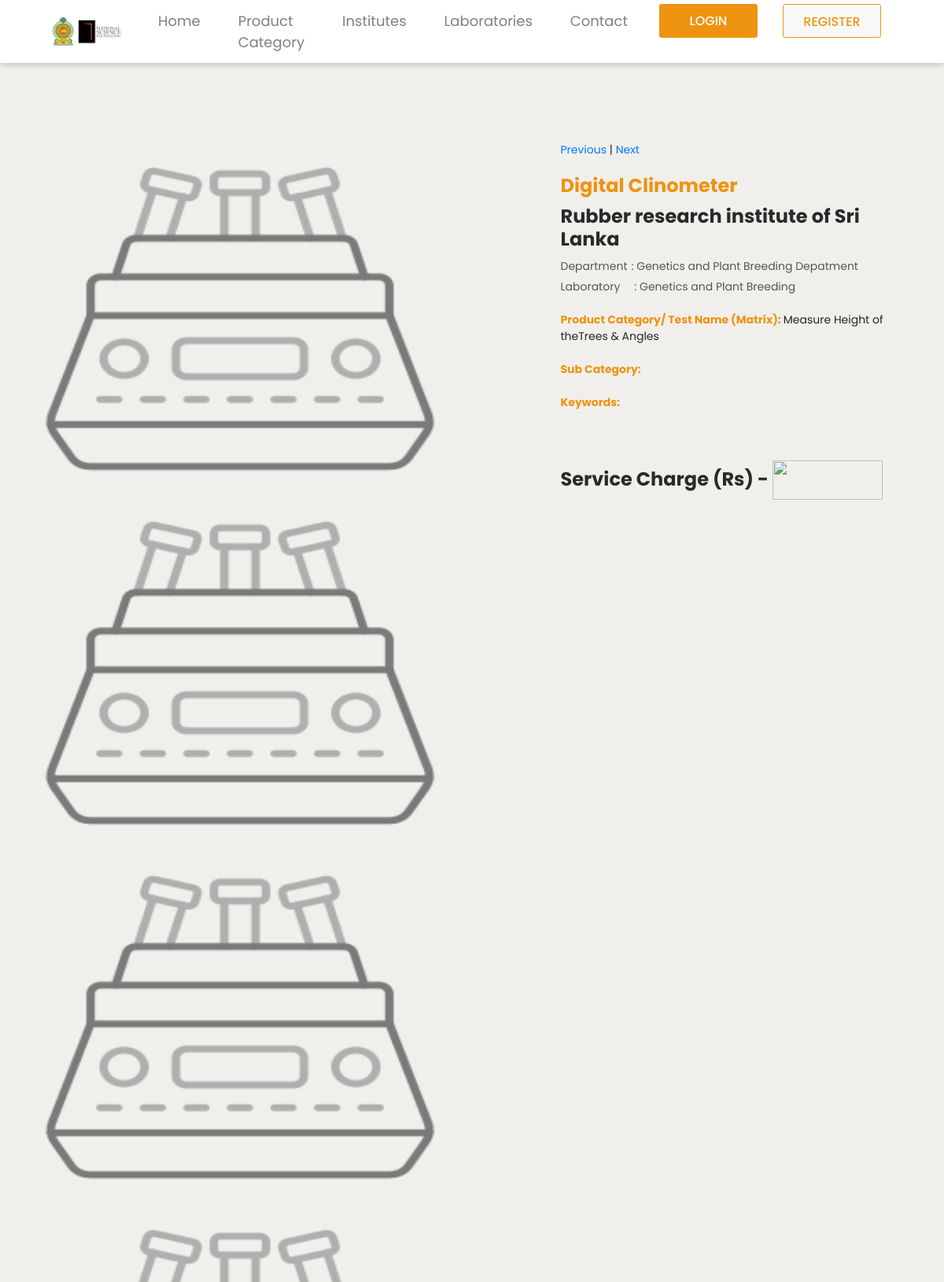
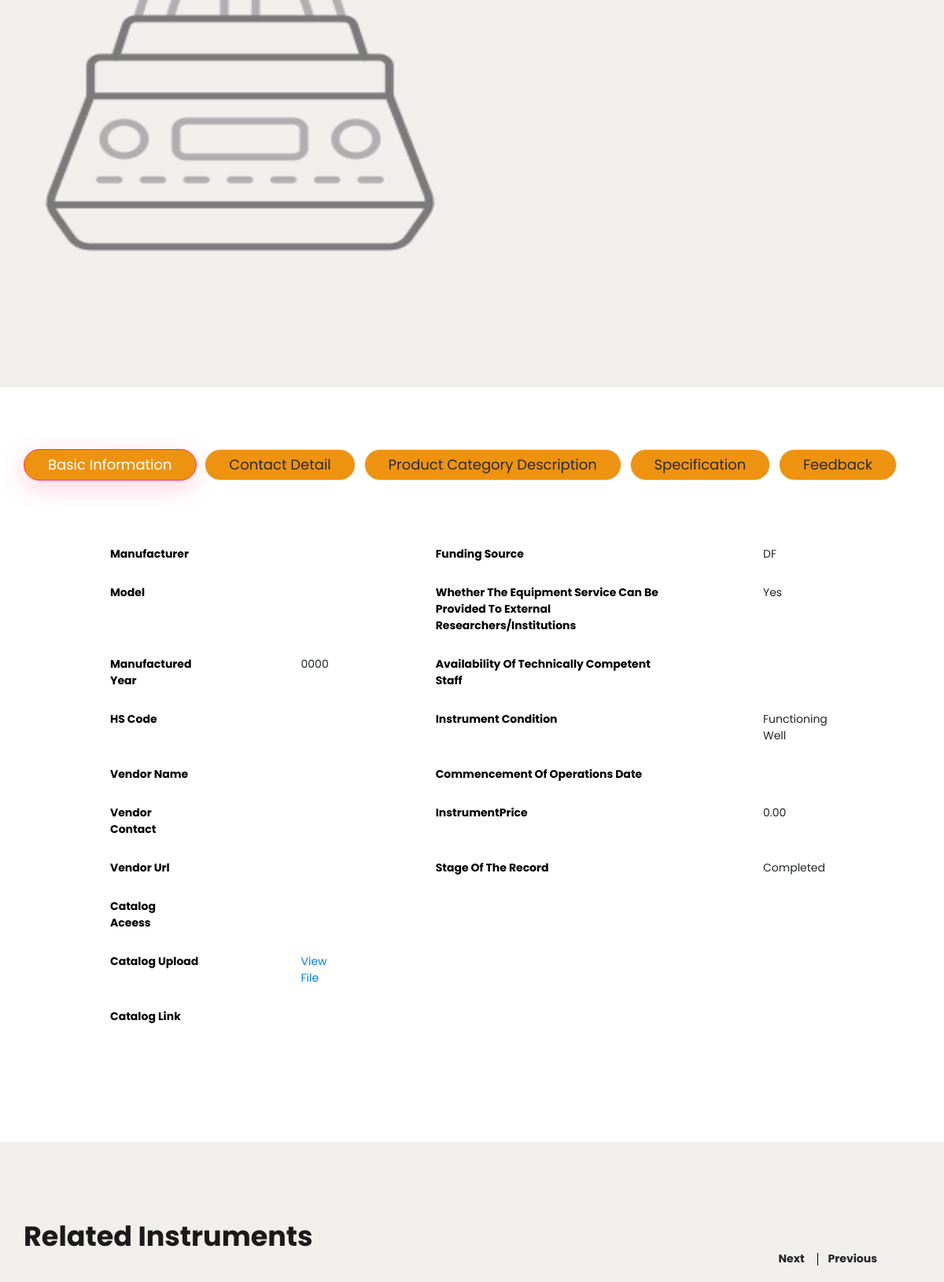
Screenshot of /instrumentView/1625 (upper part) with the database file from the repository (2 pictures, top to bottom).
### tables this page shows
CREATE TABLE `instrument` (
  `instrument_id` int NOT NULL AUTO_INCREMENT,
  `instrument_name` varchar(200) DEFAULT NULL,
  `institute_id` int DEFAULT NULL,
  `faculty_id` int unsigned DEFAULT NULL,
  `department_id` int DEFAULT NULL,
  `laboratory_id` int unsigned DEFAULT NULL,
  `instrument_type_id` int unsigned DEFAULT '0',
  `condition_id` int DEFAULT NULL,
  `manufacturer` varchar(500) DEFAULT NULL,
  `model` varchar(500) DEFAULT NULL,
  `year_of_manufacture` year DEFAULT NULL,
  `accessories` longtext,
  `inst_description` longtext,
  `catalog_link` varchar(400) DEFAULT NULL,
  `catalog_upload` varchar(200) DEFAULT NULL,
  `catalog_access` varchar(400) DEFAULT NULL,
  `price` decimal(10,2) DEFAULT NULL,
  `service_charge` decimal(20,2) DEFAULT NULL,
  `vendor_name` varchar(200) DEFAULT NULL,
  `vendor_contact` varchar(200) DEFAULT NULL,
  `vendor_url` varchar(200) DEFAULT NULL,
  `no_of_samples_per_cycle` int DEFAULT NULL,
  `no_of_samples_per_day` int DEFAULT NULL,
  `total_usage_hour_per_day` int DEFAULT NULL,
  `specification` longtext,
  `availabiltiy_of_staff` varchar(250) DEFAULT NULL,
  `external_researchers` tinyint(1) DEFAULT '0',
  `funding_source` varchar(200) DEFAULT NULL,
  `date_commencement_operation` varchar(20) DEFAULT NULL,
  `record_status` tinyint(1) DEFAULT '0',
  `contact_person_name` varchar(200) DEFAULT NULL,
  `contact_person_email` varchar(100) DEFAULT NULL,
  `contact_person_phone_number` varchar(10) DEFAULT NULL,
  `contact_person_mobile_number` varchar(10) DEFAULT NULL,
  `inst_keywords` text,
  `p_categories` text,
  `image_upload1` varchar(600) DEFAULT NULL,
  `image_upload2` varchar(600) DEFAULT NULL,
  `image_upload3` varchar(600) DEFAULT NULL,
  `image_upload4` varchar(600) DEFAULT NULL,
  `isDeleted` tinyint NOT NULL DEFAULT '0',
  `created_user_id` int unsigned DEFAULT NULL,
  `created_date_time` datetime DEFAULT NULL,
  `updated_user_id` int unsigned DEFAULT NULL,
  `updated_date_time` datetime DEFAULT NULL,
  `deletedBy` int DEFAULT NULL,
  `deleted_date_time` datetime DEFAULT NULL,
  `record_endDtm` datetime DEFAULT NULL,
  PRIMARY KEY (`instrument_id`),
  FULLTEXT KEY `name_of_index_instrument_name` (`instrument_name`),
  FULLTEXT KEY `name_of_index_inst_keywords` (`inst_keywords`)
);

CREATE TABLE `institutes` (
  `institute_id` int NOT NULL AUTO_INCREMENT,
  `name` varchar(200) DEFAULT NULL,
  `inst_coordinator` varchar(800) DEFAULT NULL,
  `latitude` varchar(100) NOT NULL DEFAULT '6.975669430511738',
  `longitude` varchar(100) NOT NULL DEFAULT '79.91556412524763',
  `address` varchar(200) DEFAULT NULL,
  `phone_number` varchar(10) DEFAULT NULL,
  `email` varchar(100) DEFAULT NULL,
  `description` longtext,
  `ministry` varchar(200) DEFAULT NULL,
  `created_user_id` int unsigned DEFAULT NULL,
  `updated_user_id` int unsigned DEFAULT NULL,
  `created_date_time` datetime DEFAULT NULL,
  `updated_date_time` datetime DEFAULT NULL,
  `isDeleted` tinyint NOT NULL DEFAULT '0',
  `deletedBy` int DEFAULT NULL,
  `deleted_date_time` datetime DEFAULT NULL,
  PRIMARY KEY (`institute_id`),
  FULLTEXT KEY `name_of_index_institute_name` (`name`)
);

CREATE TABLE `departments` (
  `department_id` int NOT NULL AUTO_INCREMENT,
  `institute_id` int unsigned DEFAULT NULL,
  `faculty_id` int unsigned DEFAULT NULL,
  `department_name` varchar(100) DEFAULT NULL,
  `address` varchar(200) DEFAULT NULL,
  `phone_number` varchar(10) DEFAULT NULL,
  `email` varchar(100) DEFAULT NULL,
  `abbreviation` varchar(200) DEFAULT NULL,
  `created_user_id` int unsigned DEFAULT NULL,
  `updated_user_id` int unsigned DEFAULT NULL,
  `created_date_time` datetime DEFAULT NULL,
  `updated_date_time` datetime DEFAULT NULL,
  `isDeleted` tinyint NOT NULL DEFAULT '0',
  `deletedBy` varchar(10) DEFAULT NULL,
  `deleted_date_time` datetime DEFAULT NULL,
  PRIMARY KEY (`department_id`)
);

CREATE TABLE `laboratories` (
  `laboratory_id` int NOT NULL AUTO_INCREMENT,
  `department_id` int unsigned DEFAULT NULL,
  `faculty_id` int unsigned DEFAULT NULL,
  `institute_id` int unsigned DEFAULT NULL,
  `laboratory_name` varchar(100) DEFAULT NULL,
  `latitude` varchar(100) DEFAULT NULL,
  `longitude` varchar(100) DEFAULT NULL,
  `laboratory_address` varchar(400) DEFAULT NULL,
  `phone_number` varchar(10) DEFAULT NULL,
  `email` varchar(100) DEFAULT NULL,
  `description` longtext,
  `accreditation_status` varchar(10) DEFAULT NULL,
  `accreditation_type` varchar(100) DEFAULT NULL,
  `accreditation_certificate` varchar(200) DEFAULT NULL,
  `accreditation_scope` varchar(200) DEFAULT NULL,
  `created_user_id` int unsigned DEFAULT NULL,
  `updated_user_id` int unsigned DEFAULT NULL,
  `created_date_time` datetime DEFAULT NULL,
  `updated_date_time` datetime DEFAULT NULL,
  `isDeleted` tinyint NOT NULL DEFAULT '0',
  `deletedBy` varchar(10) DEFAULT NULL,
  `deleted_date_time` datetime DEFAULT NULL,
  PRIMARY KEY (`laboratory_id`)
);

CREATE TABLE `instrument_types` (
  `instrument_type_id` int NOT NULL AUTO_INCREMENT,
  `instrument_type` varchar(1024) DEFAULT NULL,
  `parameters` varchar(1000) DEFAULT NULL,
  `description` varchar(2048) DEFAULT NULL,
  `keywords` text,
  `relevant_instruments` longtext,
  `isDeleted` tinyint NOT NULL DEFAULT '0',
  `created_user_id` int unsigned DEFAULT NULL,
  `updated_user_id` int unsigned DEFAULT NULL,
  `created_date_time` datetime DEFAULT NULL,
  `updated_date_time` datetime DEFAULT NULL,
  `institute_id` int DEFAULT NULL,
  `faculty_id` int unsigned NOT NULL DEFAULT '0',
  `deletedBy` int NOT NULL DEFAULT '0',
  `deleted_date_time` datetime DEFAULT NULL,
  PRIMARY KEY (`instrument_type_id`),
  FULLTEXT KEY `name_of_index_parameters` (`parameters`),
  FULLTEXT KEY `name_of_index_instrument_type` (`instrument_type`),
  FULLTEXT KEY `name_of_index_sub_categories` (`keywords`)
);

CREATE TABLE `instrument_condition` (
  `condition_id` int NOT NULL AUTO_INCREMENT,
  `instrument_condition` varchar(50) NOT NULL,
  PRIMARY KEY (`condition_id`)
);

### application/views/instrumentView.php (the view, shortened to what the rows shown need)
<!DOCTYPE html>
<html lang="en">
  <head>
  <link rel="stylesheet" href="<?=base_url(); ?>layout/css/bootstrap.min.css">
  <link rel="stylesheet" href="<?=base_url(); ?>layout/css/animate.css">
  <link rel="stylesheet" href="<?=base_url(); ?>layout/css/owl.carousel.min.css">
  <link rel="stylesheet" href="<?=base_url(); ?>layout/css/lightslider.min.css">
  <link rel="stylesheet" href="<?=base_url(); ?>layout/css/all.css">
  <link rel="stylesheet" href="<?=base_url(); ?>layout/css/flaticon.css">
  <link rel="stylesheet" href="<?=base_url(); ?>layout/css/themify-icons.css">
  <link rel="stylesheet" href="<?=base_url(); ?>layout/css/magnific-popup.css">
  <link rel="stylesheet" href="<?=base_url(); ?>layout/css/style.css">
</head>
<body>
  <?php
$instrumentId = '';
$instrumentType = '';
$instrumentName = '';
$instituteName = '';
$departmentName = '';
$laboratoryName = '';
$condition = '';
$manufacturer = '';
$mYear = '';
$accessories = '';
$instkeywords = '';
$price = '';
$scharge = '';
$vendorContact = '';
$staffName = '';
$FundingSource = '';
$keywords = '';
if(!empty($instrumentInfo))
{
    foreach ($instrumentInfo as $if)
    {
    $instrumentId = $if->instrument_id;
	$instrumentType = $if->instrument_type;
    $instrumentName = $if->instrument_name;
    $instituteName = $if->name;
    $departmentName = $if->department_name;
    $laboratoryName = $if->laboratory_name;
    $condition = $if->instrument_condition  ;
    $manufacturer = $if->manufacturer;
    $mYear = $if->year_of_manufacture;
    $accessories = $if->accessories;
	 $instkeywords = $if->inst_keywords;
    $price = $if->price;
	 $scharge = $if->service_charge;
    $vendorContact = $if->vendor_contact;
    $staffName = $if->availabiltiy_of_staff;
    $FundingSource = $if->funding_source;
    $keywords = $if->keywords  ;
    }
}
?>
  <div class="product_image_area section_padding" style=" background-color:#F1EFEC;" >
    <div class="container" >
      <div class="row s_product_inner justify-content-between" >
        <div class="col-lg-5 col-xl-5" >
          <div class="s_product_text">
    <a  href="<?php echo base_url().'instrumentView/'.--$instrumentId; ?>" <h3>Previous</a> <span>|</span>  <a  href="<?php echo base_url().'instrumentView/'.++$instrumentId; ?>">Next</h3></a>
            <h3 style="  color:#EE9310;"><?php echo $instrumentName; ?></h3>
            <h3> <?php echo $instituteName; ?></h2>
            <ul class="list" >
			  <li>
          <?php if (!empty($departmentName)) { ?>
                               <a href="#"> <span>Department</span>: <?php echo $departmentName; ?></a>
                            <?php } else { ?>
                            <?php } ?>
              </li>
			   <li>
                <a href="#">  <span>Laboratory</span> : <?php echo $laboratoryName; ?></a>
              </li>
            </ul>
			<h3 style="font-size:14px; display: inline; color:#EE9310;">Product Category/ Test Name (Matrix):  </h3><?php echo $instrumentType; ?>
				  <h3 style="font-size:14px; display: inline; color:#EE9310;">Sub Category:  </h3><?php echo $keywords; ?>
              <h3 style="font-size:14px; display: inline; color:#EE9310;">Keywords:  </h3><?php echo $instkeywords; ?>
			  <h3>Service Charge (Rs) - <?php if ($scharge==0.00){echo ' <img src="http://nid.nsf.gov.lk/layout/img/contactus.png" alt="" width="140px" height="50px">';}
        {echo $scharge;}?></h3>
          </div>
        </div>
      </div>
    </div>
  </div>
  <section class="product_description_area" style="margin-top:-100px; ">
    <div class="container">
      <div class="tab-content" id="myTabContent">
	   <div class="tab-pane fade show active" id="home1" role="tabpanel" aria-labelledby="home1-tab">
         <div class="table-responsive">
  <section class="confirmation_part padding_top"  >
    <div class="container" style="
	margin-top:-150px; ">
      <div class="row" >
        <div class="col-lg-12">
          <div class="order_details_iner" style="  background-color:#FFFFFF" >
          <table class="table table-borderless" style="  background-color:#FFFFFF" >
              <tbody>
                    <tr >
                        <td style="color:black; font-weight: 700;">Manufacturer</td>
                        <td><?php echo $manufacturer; ?></td>
                        <td style="color:black; font-weight: 700;">Funding Source</td>
						<td><?php echo $FundingSource; ?></td>
                    </tr>
                    <tr>
                        <td style="color:black; font-weight: 700;">Manufactured Year</td>
                        <td><?php echo $mYear; ?></td>
                        <td style="color:black; font-weight: 700;">Availability of Technically Competent Staff</td>
                        <td><?php echo $staffName ; ?></td>
                    </tr>
                    <tr>
                        <td style="color:black; font-weight: 700;">HS Code</td>
                        <td><?php echo $accessories; ?></td>
                        <td style="color:black; font-weight: 700;">Instrument Condition</td>
                        <td><?php echo $condition; ?></td>
                    </tr>
                    <tr>
                        <td style="color:black; font-weight: 700;">Vendor Contact</td>
                        <td><?php echo $vendorContact; ?></td>
                        <td style="color:black; font-weight: 700;">InstrumentPrice</td>
                        <td><?php echo $price; ?></td>
                    </tr>
                </tbody>
            </table>
          </div>
        </div>
      </div>
    </div>
  </section>
	  </div>
        </div>
      </div>
    </div>
  </section>
    <section class="product_list section_padding" style=" background-color:#F1EFEC;">
        <div class="container">
            <div class="row justify-content-center">
                <div class="col-lg-12">
                    <div class="section_tittle text-center">
                        <h2>Related Instruments </h2>
                    </div>
                </div>
            </div>
        </div>
    </section>
<link rel="stylesheet" href="https://cdnjs.cloudflare.com/ajax/libs/font-awesome/4.7.0/css/font-awesome.min.css">
  </body>
</html>

### rows the page displays
instrument: instrument_name "Digital Clinometer", institute.name "Rubber research institute of Sri Lanka", department.department_name "Genetics and Plant Breeding Depatment", laboratory.laboratory_name "Genetics and Plant Breeding", instrument_type.instrument_type "Measure Height of theTrees & Angles", funding_source "DF", year_of_manufacture "0000", condition.instrument_condition "Functioning Well", price "0.00"
